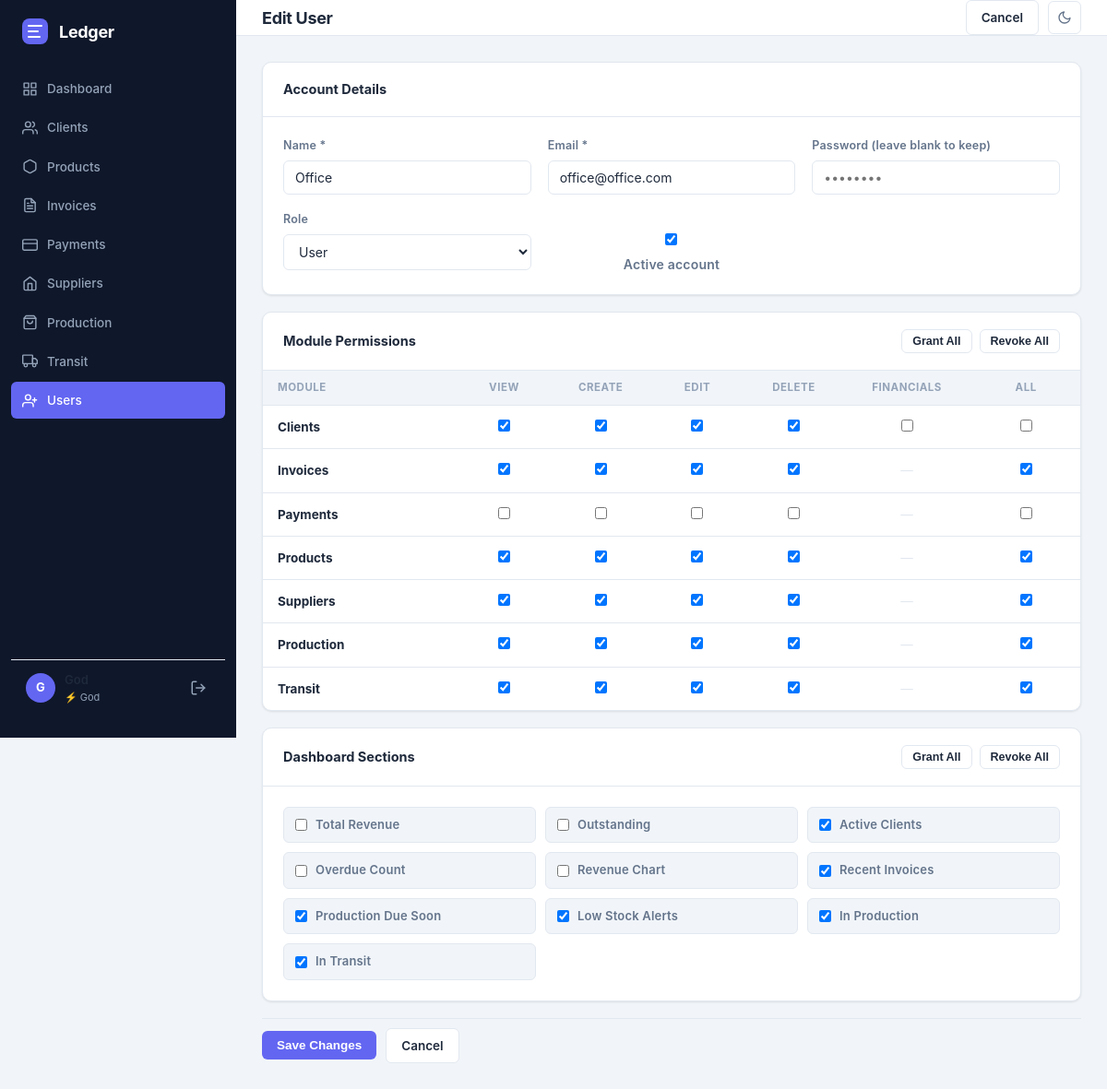
The page /users/2/edit (signed in) on the database its author committed.
### tables this page shows
CREATE TABLE users (
            id            INTEGER PRIMARY KEY AUTOINCREMENT,
            name          TEXT NOT NULL,
            email         TEXT UNIQUE NOT NULL,
            password_hash TEXT NOT NULL,
            role          TEXT DEFAULT 'user',
            is_active     INTEGER DEFAULT 1,
            created_at    TIMESTAMP DEFAULT CURRENT_TIMESTAMP
        );

CREATE TABLE user_permissions (
            id         INTEGER PRIMARY KEY AUTOINCREMENT,
            user_id    INTEGER NOT NULL,
            module     TEXT NOT NULL,
            can_view   INTEGER DEFAULT 0,
            can_create INTEGER DEFAULT 0,
            can_edit   INTEGER DEFAULT 0,
            can_delete INTEGER DEFAULT 0, can_financials INTEGER DEFAULT 0,
            UNIQUE(user_id, module),
            FOREIGN KEY (user_id) REFERENCES users(id) ON DELETE CASCADE
        );

### app/routes/users.py (the view, shortened to what this page needs)
@bp.route("/<int:user_id>/edit", methods=["GET", "POST"])
@god_required
def edit_user(user_id):
    row = get_user(user_id)
    if not row:
        flash("User not found.", "error")
        return redirect(url_for("users.list_users"))
    from ..services.auth_service import User
    user_obj = User(row)
    perms = user_obj.get_all_permissions()
    user_dash = user_obj.get_dashboard_sections()
    return render_template("users/form.html", user=dict(row), perms=perms,
                           modules=MODULES, action="edit", user_id=user_id,
                           dash_sections=DASHBOARD_SECTIONS,
                           user_dash_sections=user_dash)

### app/database.py (called while the page is built)
def get_db(app=None):
    from flask import current_app
    _app = app or current_app
    if "db" not in g:
        g.db = sqlite3.connect(_app.config["DATABASE"])
        g.db.row_factory = sqlite3.Row
        g.db.execute("PRAGMA foreign_keys = ON")
    return g.db

### app/services/auth_service.py (called while the page is built, shortened)
def load_user(user_id):
    row = get_db().execute("SELECT * FROM users WHERE id=?", (user_id,)).fetchone()
    return User(row) if row else None

def god_required(f):
    @wraps(f)
    def wrapped(*args, **kwargs):
        if not current_user.is_authenticated:
            return redirect(url_for("auth.login"))
        if not current_user.is_god():
            flash("God account required.", "error")
            abort(403)
        return f(*args, **kwargs)
    return wrapped

def get_user(user_id):
    return get_db().execute(
        "SELECT * FROM users WHERE id=?", (user_id,)
    ).fetchone()

    @property
    def is_active(self):
        return self._is_active

    def is_god(self):
        return self.role == "god"

    def has_permission(self, module, action):
        if self.is_god():
            return True

    def get_dashboard_sections(self):
        if self.is_god():
            return _ALL_DASH_KEYS.copy()
        db = get_db()
        rows = db.execute(
            "SELECT section FROM user_dashboard_sections WHERE user_id=?", (self.id,)
        ).fetchall()
        return {r["section"] for r in rows}

### app/templates/users/form.html (shortened to what this page needs)
{% extends "base.html" %}
{% block page_title %}{{ 'Edit User' if action == 'edit' else 'New User' }}{% endblock %}
{% block topbar_actions %}
  <a href="{{ url_for('users.list_users') }}" class="btn btn-secondary">Cancel</a>
{% endblock %}
{% block content %}
<form method="post">
  <div class="card" style="margin-bottom:18px">
    <div class="card-header"><span class="card-title">Account Details</span></div>
    <div class="card-body">
      <div class="form-grid form-grid-3">
        <div class="form-group">
          <label for="name">Name *</label>
          <input type="text" id="name" name="name" value="{{ user.get('name','') }}" required>
        </div>
        <div class="form-group">
          <label for="email">Email *</label>
          <input type="email" id="email" name="email" value="{{ user.get('email','') }}" required
                 {{ 'readonly' if user.get('role') == 'god' }}>
        </div>
        <div class="form-group">
          <label for="password">Password {{ '(leave blank to keep)' if action == 'edit' else '*' }}</label>
          <input type="password" id="password" name="password"
                 {{ 'required' if action == 'new' }}
                 placeholder="{{ '••••••••' if action == 'edit' else 'Set password' }}">
        </div>
        {% if user.get('role') != 'god' %}
        <div class="form-group">
          <label for="role">Role</label>
          <select id="role" name="role">
            <option value="user" {{ 'selected' if user.get('role','user') == 'user' }}>User</option>
          </select>
        </div>
        <div class="form-group" style="display:flex;align-items:center;gap:10px;padding-top:24px">
          <input type="checkbox" id="is_active" name="is_active" value="1"
                 style="width:auto" {{ 'checked' if user.get('is_active', 1) }}>
          <label for="is_active" style="margin:0;font-size:14px">Active account</label>
        </div>
        {% endif %}
      </div>
    </div>
  </div>
  {% if user.get('role') != 'god' %}
  <div class="card" style="margin-bottom:18px">
    <div class="card-header">
      <span class="card-title">Module Permissions</span>
      <div style="display:flex;gap:8px">
        <button type="button" class="btn btn-secondary btn-sm" onclick="setAll(true)">Grant All</button>
        <button type="button" class="btn btn-secondary btn-sm" onclick="setAll(false)">Revoke All</button>
      </div>
    </div>
    <div class="table-wrap">
      <table>
        <thead>
          <tr>
            <th style="width:160px">Module</th>
            <th style="text-align:center;width:80px">View</th>
            <th style="text-align:center;width:80px">Create</th>
            <th style="text-align:center;width:80px">Edit</th>
            <th style="text-align:center;width:80px">Delete</th>
            <th style="text-align:center;width:100px">Financials</th>
            <th style="text-align:center;width:90px">All</th>
          </tr>
        </thead>
        <tbody>
          {% for module in modules %}
          {% set mp = perms.get(module, {}) %}
          <tr>
            <td class="fw-700" style="text-transform:capitalize">{{ module }}</td>
            {% for action in ['view','create','edit','delete'] %}
            <td style="text-align:center">
              <input type="checkbox" name="perm_{{ module }}_{{ action }}"
                     class="perm-cb mod-{{ module }}"
                     value="1" style="width:auto"
                     {{ 'checked' if mp.get(action) }}>
            </td>
            {% endfor %}
            <td style="text-align:center">
              {% if module == 'clients' %}
              <input type="checkbox" name="perm_clients_financials"
                     class="perm-cb mod-clients" id="perm_clients_financials"
                     value="1" style="width:auto"
                     title="Access to balance, ledger and payment status"
                     {{ 'checked' if mp.get('financials') }}>
              {% else %}
              <span style="color:var(--border)">—</span>
              {% endif %}
            </td>
            <td style="text-align:center">
              <input type="checkbox" class="row-all" data-module="{{ module }}"
                     style="width:auto" title="Toggle all for {{ module }}"
                     {{ 'checked' if mp.get('view') and mp.get('create') and mp.get('edit') and mp.get('delete') and (mp.get('financials', True) if module == 'clients' else True) }}>
            </td>
          </tr>
          {% endfor %}
        </tbody>
      </table>
    </div>
  </div>
  {% else %}
  <div class="card" style="margin-bottom:18px">
    <div class="card-body">
      <p style="color:var(--text-muted);font-size:14px">⚡ The god account has unrestricted access to all modules.</p>
    </div>
  </div>
  {% endif %}
  {% if user.get('role') != 'god' %}
  <div class="card" style="margin-bottom:18px">
    <div class="card-header">
      <span class="card-title">Dashboard Sections</span>
      <div style="display:flex;gap:8px">
        <button type="button" class="btn btn-secondary btn-sm" onclick="setAllDash(true)">Grant All</button>
        <button type="button" class="btn btn-secondary btn-sm" onclick="setAllDash(false)">Revoke All</button>
      </div>
    </div>
    <div class="card-body">
      <div style="display:grid;grid-template-columns:repeat(auto-fill,minmax(210px,1fr));gap:10px">
        {% for section_key, section_label in dash_sections %}
        <label style="display:flex;align-items:center;gap:9px;cursor:pointer;font-size:13px;padding:9px 12px;border:1px solid var(--border);border-radius:var(--radius-sm);background:var(--bg);transition:border-color .15s">
          <input type="checkbox" name="dash_{{ section_key }}" class="dash-cb" value="1"
                 style="width:auto;flex-shrink:0"
                 {{ 'checked' if section_key in user_dash_sections }}>
          {{ section_label }}
        </label>
        {% endfor %}
      </div>
    </div>
  </div>
  {% else %}
  <div class="card" style="margin-bottom:18px">
    <div class="card-body">
      <p style="color:var(--text-muted);font-size:14px">⚡ The god account sees all dashboard sections.</p>
    </div>
  </div>
  {% endif %}
  <div class="form-actions">
    <button type="submit" class="btn btn-primary">{{ 'Save Changes' if action == 'edit' else 'Create User' }}</button>
    <a href="{{ url_for('users.list_users') }}" class="btn btn-secondary">Cancel</a>
  </div>
</form>
{% endblock %}

### app/templates/base.html (shortened to what this page needs)
<!DOCTYPE html>
<html lang="en">
<head>
  <link rel="stylesheet" href="{{ url_for('static', filename='css/main.css') }}" />
</head>
<body>
<aside class="sidebar">
  <div class="sidebar-brand">
    <svg width="28" height="28" viewBox="0 0 28 28" fill="none">
      <rect width="28" height="28" rx="8" fill="#6366F1"/>
      <path d="M7 8h14M7 14h10M7 20h12" stroke="#fff" stroke-width="2" stroke-linecap="round"/>
    </svg>
    <span>Ledger</span>
  </div>
  <nav class="sidebar-nav">
    <a href="{{ url_for('dashboard.index') }}" class="nav-item {% if request.endpoint == 'dashboard.index' %}active{% endif %}">
      <svg viewBox="0 0 24 24" fill="none" stroke="currentColor" stroke-width="2" stroke-linecap="round" stroke-linejoin="round">
        <rect x="3" y="3" width="7" height="7"/><rect x="14" y="3" width="7" height="7"/>
        <rect x="14" y="14" width="7" height="7"/><rect x="3" y="14" width="7" height="7"/>
      </svg>
      Dashboard
    </a>
    {% if current_user.has_permission('clients', 'view') %}
    <a href="{{ url_for('clients.list_clients') }}" class="nav-item {% if 'clients' in request.endpoint %}active{% endif %}">
      <svg viewBox="0 0 24 24" fill="none" stroke="currentColor" stroke-width="2" stroke-linecap="round" stroke-linejoin="round">
        <path d="M17 21v-2a4 4 0 0 0-4-4H5a4 4 0 0 0-4 4v2"/>
        <circle cx="9" cy="7" r="4"/>
        <path d="M23 21v-2a4 4 0 0 0-3-3.87M16 3.13a4 4 0 0 1 0 7.75"/>
      </svg>
      Clients
    </a>
    {% endif %}
    {% if current_user.has_permission('products', 'view') %}
    <a href="{{ url_for('products.list_products') }}" class="nav-item {% if 'products' in request.endpoint %}active{% endif %}">
      <svg viewBox="0 0 24 24" fill="none" stroke="currentColor" stroke-width="2" stroke-linecap="round" stroke-linejoin="round">
        <path d="M21 16V8a2 2 0 0 0-1-1.73l-7-4a2 2 0 0 0-2 0l-7 4A2 2 0 0 0 3 8v8a2 2 0 0 0 1 1.73l7 4a2 2 0 0 0 2 0l7-4A2 2 0 0 0 21 16z"/>
      </svg>
      Products
    </a>
    {% endif %}
    {% if current_user.has_permission('invoices', 'view') %}
    <a href="{{ url_for('invoices.list_invoices') }}" class="nav-item {% if 'invoices' in request.endpoint %}active{% endif %}">
      Invoices
    </a>
    {% endif %}
    {% if current_user.has_permission('payments', 'view') %}
    <a href="{{ url_for('payments.list_payments') }}" class="nav-item {% if 'payments' in request.endpoint %}active{% endif %}">
      <svg viewBox="0 0 24 24" fill="none" stroke="currentColor" stroke-width="2" stroke-linecap="round" stroke-linejoin="round">
        <rect x="1" y="4" width="22" height="16" rx="2" ry="2"/>
        <line x1="1" y1="10" x2="23" y2="10"/>
      </svg>
      Payments
    </a>
    {% endif %}
    {% if current_user.has_permission('suppliers', 'view') %}
    <a href="{{ url_for('suppliers.list_suppliers') }}" class="nav-item {% if 'suppliers' in request.endpoint %}active{% endif %}">
      <svg viewBox="0 0 24 24" fill="none" stroke="currentColor" stroke-width="2" stroke-linecap="round" stroke-linejoin="round">
        <path d="M3 9l9-7 9 7v11a2 2 0 0 1-2 2H5a2 2 0 0 1-2-2z"/>
        <polyline points="9,22 9,12 15,12 15,22"/>
      </svg>
      Suppliers
    </a>
    {% endif %}
    {% if current_user.has_permission('production', 'view') %}
    <a href="{{ url_for('production.list_production') }}" class="nav-item {% if 'production' in request.endpoint %}active{% endif %}">
      <svg viewBox="0 0 24 24" fill="none" stroke="currentColor" stroke-width="2" stroke-linecap="round" stroke-linejoin="round">
        <path d="M6 2L3 6v14a2 2 0 0 0 2 2h14a2 2 0 0 0 2-2V6l-3-4z"/>
        <line x1="3" y1="6" x2="21" y2="6"/>
        <path d="M16 10a4 4 0 0 1-8 0"/>
      </svg>
      Production
    </a>
    {% endif %}
    {% if current_user.has_permission('transit', 'view') %}
    <a href="{{ url_for('transit.list_transit') }}" class="nav-item {% if 'transit' in request.endpoint %}active{% endif %}">
      <svg viewBox="0 0 24 24" fill="none" stroke="currentColor" stroke-width="2" stroke-linecap="round" stroke-linejoin="round">
        <rect x="1" y="3" width="15" height="13" rx="1"/>
        <path d="M16 8h4l3 3v5h-7V8z"/>
        <circle cx="5.5" cy="18.5" r="2.5"/>
        <circle cx="18.5" cy="18.5" r="2.5"/>
      </svg>
      Transit
    </a>
    {% endif %}
    {% if current_user.is_god() %}
    <a href="{{ url_for('users.list_users') }}" class="nav-item {% if 'users' in request.endpoint %}active{% endif %}">
      <svg viewBox="0 0 24 24" fill="none" stroke="currentColor" stroke-width="2" stroke-linecap="round" stroke-linejoin="round">
        <path d="M17 21v-2a4 4 0 0 0-4-4H5a4 4 0 0 0-4 4v2"/>
        <circle cx="9" cy="7" r="4"/>
        <line x1="19" y1="8" x2="19" y2="14"/><line x1="22" y1="11" x2="16" y2="11"/>
      </svg>
      Users
    </a>
    {% endif %}
  </nav>
  <div style="padding:12px 16px;border-top:1px solid var(--border);margin-top:auto">
    <div style="display:flex;align-items:center;gap:10px">
      <div style="width:32px;height:32px;border-radius:50%;background:var(--accent);display:flex;align-items:center;justify-content:center;font-weight:700;font-size:13px;color:#fff;flex-shrink:0">
        {{ current_user.name[0].upper() if current_user.name else '?' }}
      </div>
      <div style="flex:1;min-width:0">
        <div style="font-size:13px;font-weight:600;white-space:nowrap;overflow:hidden;text-overflow:ellipsis">{{ current_user.name }}</div>
        <div style="font-size:11px;color:var(--text-muted)">{% if current_user.is_god() %}⚡ God{% else %}User{% endif %}</div>
      </div>
      <form method="post" action="{{ url_for('auth.logout') }}" style="flex-shrink:0">
        <button type="submit" title="Sign out" style="background:none;border:none;cursor:pointer;color:var(--text-muted);padding:4px;display:flex;align-items:center" onmouseover="this.style.color='var(--danger)'" onmouseout="this.style.color='var(--text-muted)'">
          <svg viewBox="0 0 24 24" fill="none" stroke="currentColor" stroke-width="2" stroke-linecap="round" stroke-linejoin="round" width="18" height="18">
            <path d="M9 21H5a2 2 0 0 1-2-2V5a2 2 0 0 1 2-2h4"/>
            <polyline points="16,17 21,12 16,7"/>
            <line x1="21" y1="12" x2="9" y2="12"/>
          </svg>
        </button>
      </form>
    </div>
  </div>
</aside>
<main class="main">
  <header class="topbar">
    <h1 class="page-title">{% block page_title %}{% endblock %}</h1>
    <div class="topbar-actions">
      {% block topbar_actions %}{% endblock %}
      <button class="dark-toggle" onclick="toggleDark()" title="Toggle dark mode" aria-label="Toggle dark mode">
        <svg class="icon-moon" viewBox="0 0 24 24" fill="none" stroke="currentColor" stroke-width="2" stroke-linecap="round" stroke-linejoin="round">
          <path d="M21 12.79A9 9 0 1 1 11.21 3 7 7 0 0 0 21 12.79z"/>
        </svg>
      </button>
    </div>
  </header>
  <div class="content">
    {% block content %}{% endblock %}
  </div>
</main>
</body>
</html>

### rows shown on the page
users: name "G"
users: name "Office", email "office@office.com"
user_permissions: module "Clients"
user_permissions: module "Invoices"
user_permissions: module "Payments"
user_permissions: module "Products"
user_permissions: module "Suppliers"
user_permissions: module "Production"
user_permissions: module "Transit"

### other values the page prints
{{ 'Edit User' if action == 'edit' else 'New User' }} "Edit User"
{{ '(leave blank to keep)' if action == 'edit' else '*' }} "(leave blank to keep)"
{{ section_label }} "Total Revenue" "Outstanding" "Active Clients" "Overdue Count" "Revenue Chart" "Recent Invoices" "Production Due Soon" "Low Stock Alerts" "In Production" "In Transit"
{{ 'Save Changes' if action == 'edit' else 'Create User' }} "Save Changes"
